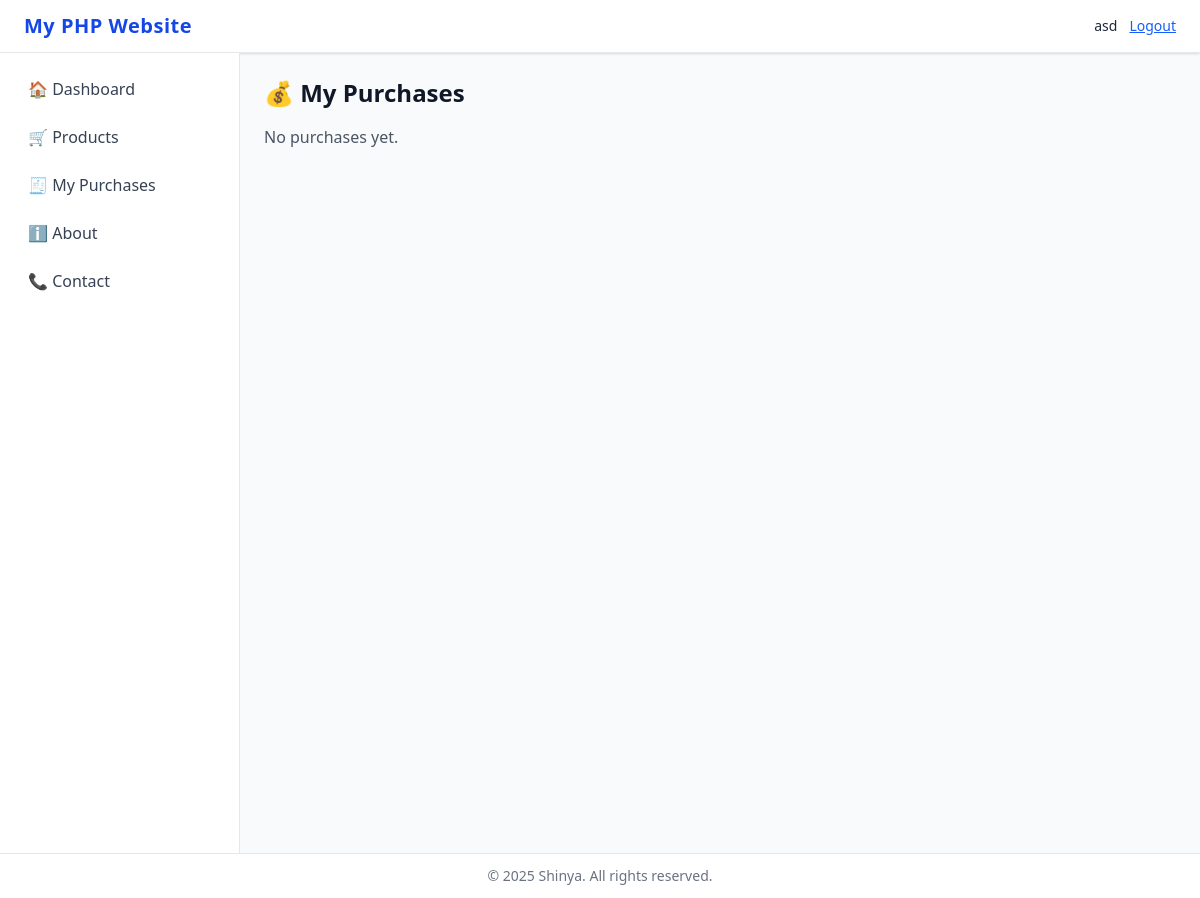
The page /index.php?page=my_purchases (signed in) on the database as committed earlier.
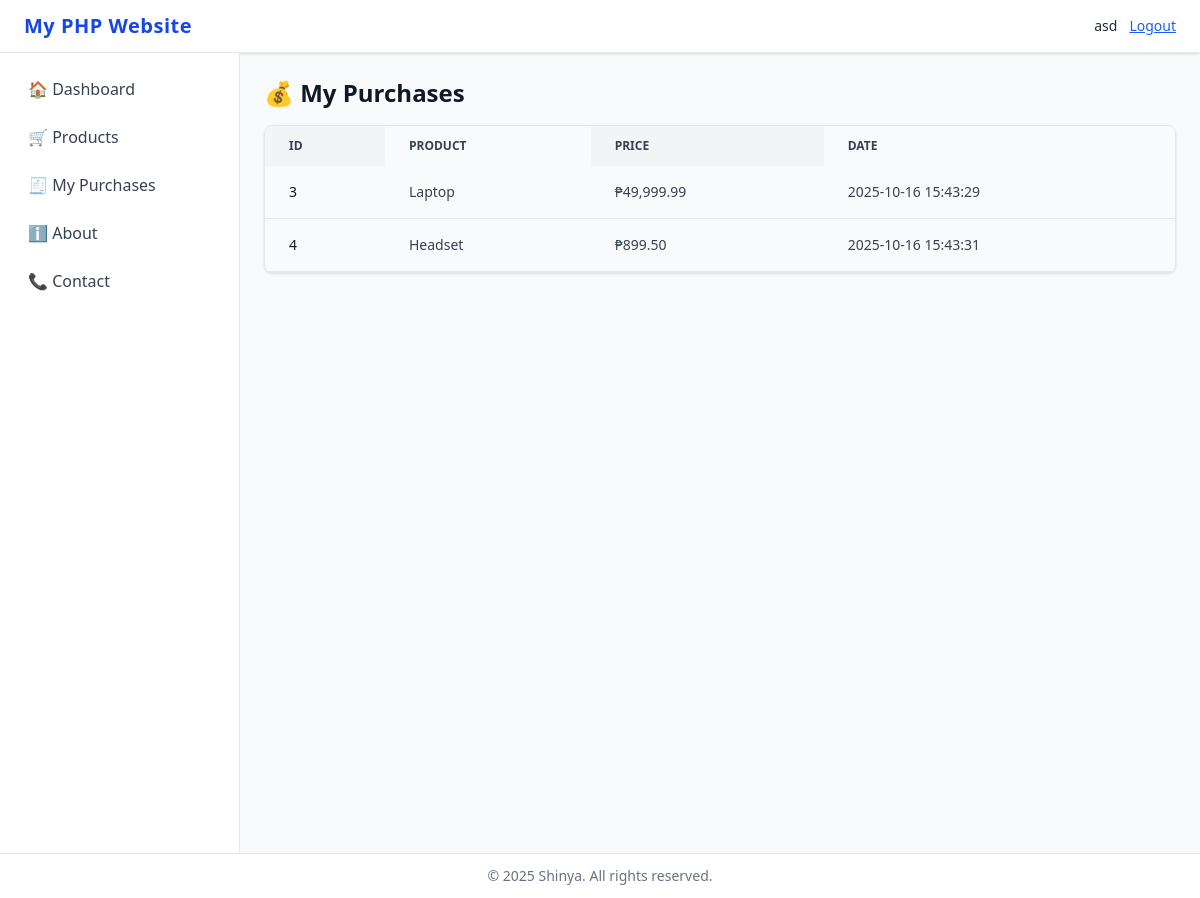
The same page on the database as committed later.
### tables this page shows
CREATE TABLE purchases (
    id INTEGER PRIMARY KEY AUTOINCREMENT,
    user_id INTEGER,
    product_id INTEGER,
    created_at TEXT
);

CREATE TABLE products (
    id INTEGER PRIMARY KEY AUTOINCREMENT,
    name TEXT NOT NULL,
    price REAL NOT NULL
);

### index.php (called while the page is built, shortened)
<?php
require_once __DIR__ . '/helpers.php';
$page = $_GET['page'] ?? 'home';
$file = __DIR__ . "/pages/{$page}.php";
if (file_exists($file)) {
    include $file;
    $content = ob_get_clean();
} else {
    $content = "<h1>404 - Page not found</h1>";
}
include __DIR__ . '/layout.php';

### helpers.php (called while the page is built, shortened)
<?php
function isLoggedIn(): bool {
    return isset($_SESSION['user']);
}
function isAdmin(): bool {
    return isLoggedIn() && ($_SESSION['user']['role'] ?? '') === 'admin';
}

### pages/my_purchases.php (the view, shortened to what this page needs)
<?php
$stmt = $conn->prepare("
    SELECT p.id, pr.name, pr.price, p.created_at
    FROM purchases p
    JOIN products pr ON pr.id = p.product_id
    WHERE p.user_id = ?
    ORDER BY p.id ASC
");
$stmt->execute([$_SESSION['user']['id']]);
$purchases = $stmt->fetchAll(PDO::FETCH_ASSOC);
?>
<h1 class="text-2xl font-bold text-gray-900 mb-4">💰 My Purchases</h1>
<?php if (empty($purchases)): ?>
  <p class="text-gray-600">No purchases yet.</p>
<?php else: ?>
  <div class="overflow-x-auto shadow rounded-lg border border-gray-200">
    <table class="w-full text-sm text-left text-gray-700">
      <thead class="text-xs text-gray-700 uppercase bg-gray-100">
        <tr>
          <th class="px-6 py-3">ID</th>
          <th class="px-6 py-3 bg-gray-50">Product</th>
          <th class="px-6 py-3">Price</th>
          <th class="px-6 py-3 bg-gray-50">Date</th>
        </tr>
      </thead>
      <tbody>
        <?php foreach ($purchases as $p): ?>
          <tr class="border-b border-gray-200">
            <th class="px-6 py-4 font-medium text-gray-900 bg-gray-50"><?= $p['id'] ?></th>
            <td class="px-6 py-4"><?= htmlspecialchars($p['name']) ?></td>
            <td class="px-6 py-4 bg-gray-50">₱<?= number_format($p['price'], 2) ?></td>
            <td class="px-6 py-4"><?= $p['created_at'] ?></td>
          </tr>
        <?php endforeach; ?>
      </tbody>
    </table>
  </div>
<?php endif; ?>

### layout.php (shortened to what this page needs)
<!DOCTYPE html>
<html lang="en">
<head>
  <link rel="stylesheet" href="assets/output.css">
</head>
<body class="bg-gray-50 text-gray-800 font-sans">
  <?php include 'header.php'; ?>
  <div class="flex min-h-screen">
    <?php include 'sidebar.php'; ?>
    <main class="flex-1 p-6">
      <?= $content ?>
    </main>
  </div>
  <?php include 'footer.php'; ?>
</body>
</html>

### header.php
<header class="flex items-center justify-between bg-white text-gray-800 px-6 py-3 shadow border-b border-gray-200">
  <div class="text-xl font-bold tracking-wide text-blue-700">
    <?= APP_NAME ?>
  </div>
  <div class="flex items-center gap-3 text-sm">
    <span class="font-medium"><?= $_SESSION['user']['username'] ?? 'Guest' ?></span>
    <?php if (isset($_SESSION['user'])): ?>
      <a href="logout.php"
         class="text-blue-600 hover:text-blue-800 underline transition duration-200">
         Logout
      </a>
    <?php endif; ?>
  </div>
</header>

### sidebar.php (shortened to what this page needs)
<aside class="w-60 bg-white border-r border-gray-200 p-4 flex flex-col gap-2">
  <a href="index.php?page=home" class="block px-3 py-2 rounded-lg hover:bg-blue-100 text-gray-700 font-medium">🏠 Dashboard</a>
  <a href="index.php?page=products" class="block px-3 py-2 rounded-lg hover:bg-blue-100 text-gray-700 font-medium">🛒 Products</a>
  <?php if (isLoggedIn() && !isAdmin()): ?>
    <a href="index.php?page=my_purchases" class="block px-3 py-2 rounded-lg hover:bg-blue-100 text-gray-700 font-medium">🧾 My Purchases</a>
  <?php endif; ?>
  <a href="index.php?page=about" class="block px-3 py-2 rounded-lg hover:bg-blue-100 text-gray-700 font-medium">ℹ️ About</a>
  <a href="index.php?page=contact" class="block px-3 py-2 rounded-lg hover:bg-blue-100 text-gray-700 font-medium">📞 Contact</a>
</aside>

### footer.php
<footer class="border-t border-gray-200 bg-white text-center py-3 text-sm text-gray-500">
  &copy; <?= date('Y') ?> <?= APP_AUTHOR ?>. All rights reserved.
</footer>

Rows that differ between the two databases and show on the page:
added purchases: id "3", product.name "Laptop", product.price "49,999.99", created_at "2025-10-16 15:43:29"
added purchases: id "4", product.name "Headset", product.price "899.50", created_at "2025-10-16 15:43:31"
Other text that changed with them:
text no longer shown: "No purchases yet."
text now shown: "ID PRODUCT PRICE DATE"
